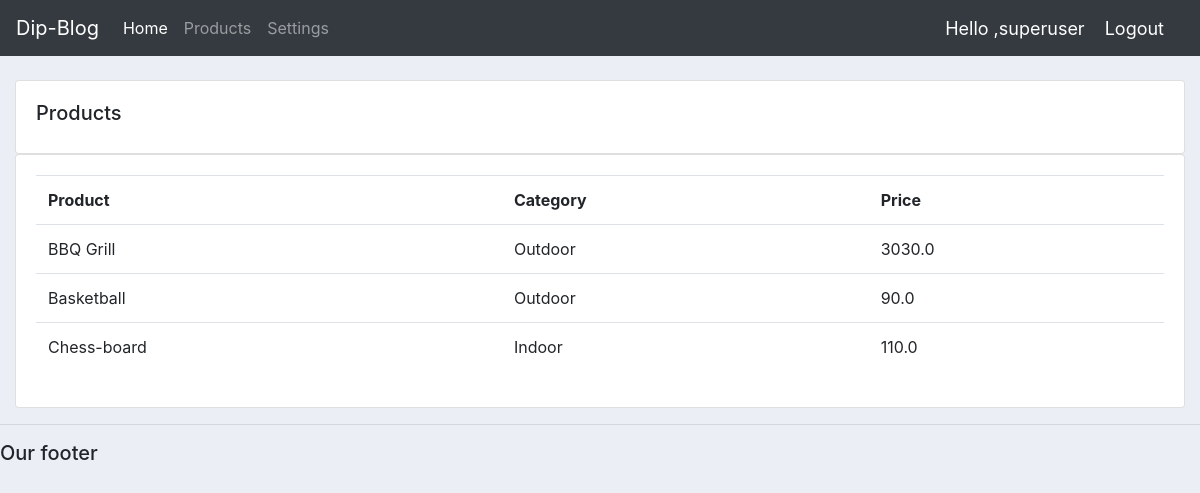
The page /products/ (signed in) on the database its author committed.
### accounts/models.py (models this page shows, shortened)
class Product(models.Model):
    CATEGORY =(
        ('Indoor' , 'Indoor'),
        ('Outdoor' , 'Outdoor'),
    )
    name =  models.CharField(max_length=150 , null=True)
    price = models.FloatField(null = True)
    category = models.CharField(max_length=150 , null=True , choices=CATEGORY)
    description = models.TextField(max_length=150 , null=True)
    tags= models.ManyToManyField(Tag)

### accounts/views.py (the view)
# urls.py: path('products/' , views.products , name = 'accounts-products'),
@login_required(login_url='login')
@staff_member_required(login_url= 'user-page')
def products(request):
	products = Product.objects.all()
	return render(request, 'accounts/products.html', {'products':products})

### accounts/templates/accounts/products.html
{%  extends 'accounts/main.html' %}
{% block content %}
		<br>
		<div class="row">
			<div class="col-md">
				<div class="card card-body">
					<h5>Products</h5>
				</div>
				<div class="card card-body">
					<table class="table">
						<tr>
							<th>Product</th>
							<th>Category</th>
							<th>Price</th>
						</tr>
						{% for i in products %}
						<tr>
							<td>{{ i.name }}</td>
							<td>{{ i.category }}</td>
							<td>{{ i.price }}</td>
						</tr>
						{% endfor %}
					</table>
				</div>
			</div>
		</div>
{% endblock content %}

### accounts/templates/accounts/navbar.html (shortened to what this page needs)
{% load static %}
<nav class="navbar navbar-expand-lg navbar-dark bg-dark">
    <a class="navbar-brand" href="{% url 'accounts-home' %}">Dip-Blog</a>
    <div class="collapse navbar-collapse" id="navbarNav">
      <ul class="navbar-nav">
        {% if request.user.is_staff %}
        <li class="nav-item active">
          <a class="nav-link" href="{% url 'accounts-home' %}">Home </a>
        </li>
        <li class="nav-item">
          <a class="nav-link" href="{% url 'accounts-products' %}">Products</a>
        </li>
        <li class="nav-item">
          <a class="nav-link" href= "{% url 'account-settings' %}">Settings</a>
        </li>
        {% else %}
          <li class="nav-item">
            <a class="nav-link" href= "{% url 'account-settings' %}">Settings</a>
          </li>
        {% endif %}
      </ul>
    </div>
    {% if request.user.is_authenticated %}
      <span class="hello-msg">Hello ,{{request.user}}</span>
      <span ><a class="hello-msg" href="{% url 'logout' %}">Logout</a></span>
    {% endif %}
  </nav>

### static/css/main.css (style rules this page uses)
body { background-color: #ebeff5; }

### accounts/templates/accounts/navbar.html (style rules this page uses)
.hello-msg { font-size: 18px; color: #fff; margin-right: 20px; }

### rows shown on the page
Product: name "BBQ Grill", category "Outdoor", price "3030.0"
Product: name "Basketball", category "Outdoor", price "90.0"
Product: name "Chess-board", category "Indoor", price "110.0"

### other values the page prints
{{ request.user }} "superuser"
